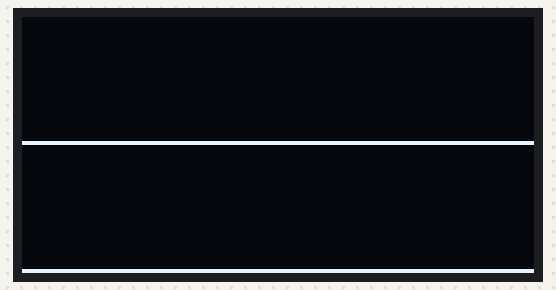
Simulated run of this sketch. Board: Arduino Uno, built with avr-gcc and run on an emulated ATmega328P. Parts: 128×64 one-colour display.

Above: at 0.1 s.

The sketch:

OLED_HEIGHT_CHECK.ino
```cpp
#include <Wire.h>
#include <Adafruit_GFX.h>
#include <Adafruit_SSD1306.h>

#define SCREEN_WIDTH 128
#define SCREEN_HEIGHT 64  // adjust according to your OLED

Adafruit_SSD1306 display(SCREEN_WIDTH, SCREEN_HEIGHT, &Wire, -1);

void setup() {
  Serial.begin(115200);
  if(!display.begin(SSD1306_SWITCHCAPVCC, 0x3C)) {
    Serial.println("SSD1306 failed");
    for(;;);
  }

  display.clearDisplay();
  display.setTextSize(1);
  display.setTextColor(WHITE);

/*
If the line at y=31 is visible → physical height = 32 px

If the line at y=63 is visible → physical height = 64 px
*/

  display.drawLine(0, 31, 127, 31, WHITE); // bottom row for 32px panel
display.drawLine(0, 63, 127, 63, WHITE); // bottom row for 64px panel
  display.display();
}

void loop() {}
```
